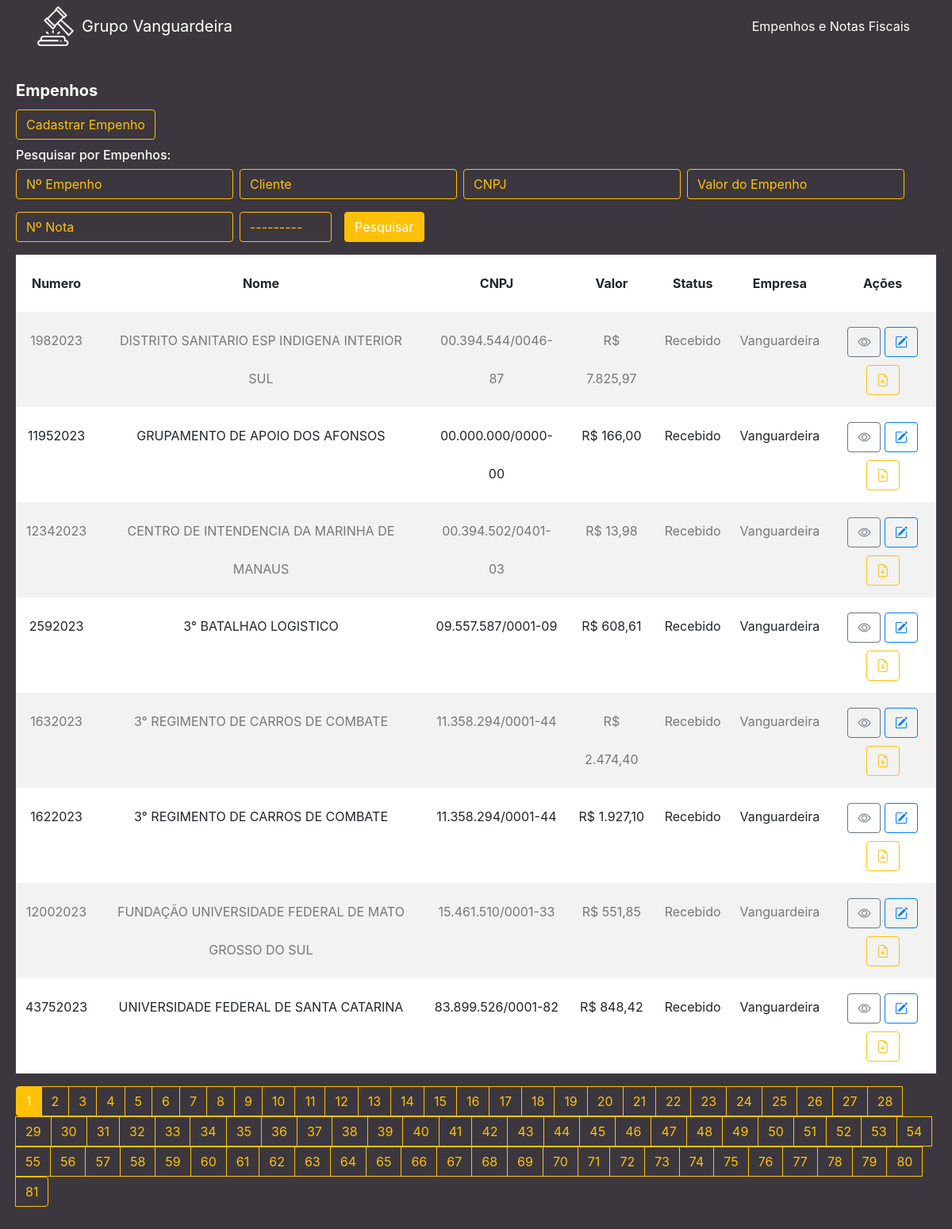
The page / on the database its author committed.
### cliente/models.py (models this page shows, shortened)
class Cliente(models.Model):
    numero = models.CharField(max_length=255)
    nome = models.CharField(max_length=255)
    cnpj = models.CharField(max_length=255)
    data_criacao = models.DateTimeField(default=timezone.now)
    categoria = models.ForeignKey(Categoria, on_delete=models.DO_NOTHING)
    empresa = models.ForeignKey(Empresa, on_delete=models.DO_NOTHING)
    empenho = models.FileField(upload_to='empenhos/', max_length=500)
    nfe = models.FileField(upload_to='notas/', max_length=500, default='0', blank=True)
    n_nfe = models.CharField(max_length=255, blank=True)
    descricao = models.TextField(blank=True)
    valor = models.CharField(max_length=255)

class Categoria(models.Model):
    nome = models.CharField(max_length=255)
    def __str__(self):
        return self.nome

class Empresa(models.Model):
    nome = models.CharField(max_length=255)
    def __str__(self):
        return self.nome

### cliente/views.py (the view)
# urls.py: path('', views.cliente, name='cliente'),
def cliente(request):
    list_clientes = Cliente.objects.order_by('-data_criacao')
    myFilter = ClienteFilter(request.GET, queryset=list_clientes)
    list_clientes = myFilter.qs
    paginator = Paginator(list_clientes, 8)
    page = request.GET.get('page')
    list_clientes = paginator.get_page(page)
    return render(request, 'cliente/cliente.html', {'clientes': list_clientes, 'myFilter': myFilter})

### cliente/templates/cliente/cliente.html (shortened to what this page needs)
{% extends 'base.html' %}
{% load widget_tweaks %}
{% block conteudo %}
<div class="content mt-3">
    <div class="card">
        <div class="card-body">
            <h5 class="card-title">Empenhos</h5>
            <a class="btn btn-outline-primary mb-3" id="btn-cadastrar" href="{% url 'form' %}">Cadastrar Empenho</a>
            <div class="row">
                <div class="col">
                    <h6 class="card-subtitle mb-2 text-muted">Pesquisar por Empenhos:</h6>
                    <form method="get" class="form-inline">
                        <div class="form-group mb-3 mr-2">
                            {% render_field myFilter.form.numero placeholder="Nº Empenho" class="form-control" id="id_numero" autocomplete="off" %}
                        </div>
                        <div class="form-group mb-3 mr-2">
                            {% render_field myFilter.form.nome placeholder="Cliente" class="form-control" id="id_nome" autocomplete="off" %}
                        </div>
                        <div class="form-group mb-3 mr-2">
                            {% render_field myFilter.form.cnpj placeholder="CNPJ" class="form-control" id="id_cnpj" autocomplete="off" %}
                        </div>
                        <div class="form-group mb-3 mr-2">
                            {% render_field myFilter.form.valor placeholder="Valor do Empenho" class="form-control" id="valor" autocomplete="off" %}
                        </div>
                        <div class="form-group mb-3 mr-2">
                            {% render_field myFilter.form.n_nfe class="form-control" placeholder="Nº Nota" id="nfe" autocomplete="off" %}
                        </div>
                        <div class="form-group mb-3 mr-2">
                            {% render_field myFilter.form.categoria class="form-control" id="id_categoria" autocomplete="off" %}
                        </div>
                        <button class="btn btn-primary ml-2 mb-3" id="btn-pesquisar" type="submit">Pesquisar</button>
                    </form>
                </div>
            </div>
            <table class="table table-striped ">
                <thead>
                    <tr>
                        <th scope="col" class="text-center">Numero</th>
                        <th scope="col" class="text-center">Nome</th>
                        <th scope="col" class="text-center">CNPJ</th>
                        <th scope="col" class="text-center">Valor</th>
                        <th scope="col" class="text-center">Status</th>
                        <th scope="col" class="text-center">Empresa</th>
                        <th scope="col" class="text-center">Ações</th>
                    </tr>
                </thead>
                <tbody>
                    {% for cliente in clientes %}
                    <tr>
                        <td class="text-center">{{ cliente.numero }}</td>
                        <td class="text-center">{{ cliente.nome }}</td>
                        <td class="text-center">{{ cliente.cnpj }}</td>
                        <td class="text-center">R$ {{ cliente.valor }}</td>
                        <td class="text-center">{{ cliente.categoria }}</td>
                        <td class="text-center">{{ cliente.empresa }}</td>
                        <td class="text-center">
                            <a href="/cliente/detalhe/{{ cliente.id }}" class="btn btn-outline-secondary"><i class="bi bi-eye"></i></a>
                            <a href="/cliente/edit/{{ cliente.id }}/" class="btn btn-outline-primary"><i class="bi bi-pencil-square"></i></a>
                            <a href="{{ cliente.empenho.url }}" download class="btn btn-outline-warning" target="_blank"><i class="bi bi-file-earmark-arrow-down"></i></a>
                        </td>
                    </tr>
                    {% endfor %}
                </tbody>
            </table>
            <nav aria-label="Page navigation example">
                <ul class="pagination">
                    {% for pagina in clientes.paginator.page_range %}
                    {% if clientes.number == pagina %}
                    <li class="page-item active">
                        <a class="page-link" href="{{ request.get_full_path }}?&page={{pagina}}">{{pagina}}</a>
                    </li>
                    {% else %}
                    <li class="page-item">
                        <a class="page-link" href="{{ request.get_full_path }}?&page={{pagina}}">{{pagina}}</a>
                    </li>
                    {% endif %}
                    {% endfor %}
                </ul>
            </nav>
        </div>
    </div>
</div>
{% endblock %}

### rows shown on the page
Cliente: numero "1982023", nome "DISTRITO SANITARIO ESP INDIGENA INTERIOR SUL", cnpj "00.394.544/0046-87", valor "7.825,97", categoria "Recebido", empresa "Vanguardeira"
Cliente: numero "11952023", nome "GRUPAMENTO DE APOIO DOS AFONSOS", cnpj "00.000.000/0000-00", valor "166,00", categoria "Recebido", empresa "Vanguardeira"
Cliente: numero "12342023", nome "CENTRO DE INTENDENCIA DA MARINHA DE MANAUS", cnpj "00.394.502/0401-03", valor "13,98", categoria "Recebido", empresa "Vanguardeira"
Cliente: numero "2592023", nome "3° BATALHAO LOGISTICO", cnpj "09.557.587/0001-09", valor "608,61", categoria "Recebido", empresa "Vanguardeira"
Cliente: numero "1632023", nome "3° REGIMENTO DE CARROS DE COMBATE", cnpj "11.358.294/0001-44", valor "2.474,40", categoria "Recebido", empresa "Vanguardeira"
Cliente: numero "1622023", nome "3° REGIMENTO DE CARROS DE COMBATE", cnpj "11.358.294/0001-44", valor "1.927,10", categoria "Recebido", empresa "Vanguardeira"
Cliente: numero "12002023", nome "FUNDAÇÃO UNIVERSIDADE FEDERAL DE MATO GROSSO DO SUL", cnpj "15.461.510/0001-33", valor "551,85", categoria "Recebido", empresa "Vanguardeira"
Cliente: numero "43752023", nome "UNIVERSIDADE FEDERAL DE SANTA CATARINA", cnpj "83.899.526/0001-82", valor "848,42", categoria "Recebido", empresa "Vanguardeira"

### other values the page prints
{{ pagina }} "1"
{{ pagina }} "2" "3" "4" "5" "6" "7" "8" "9" "10" "11" "12" "13" "14" "15" "16" "17" "18" "19" "20" "21" "22" "23" "24" "25" "26" "27" "28" "29" "30" "31" "32" "33" "34" "35" "36" "37" "38" "39" "40" "41" "42" "43" "44" "45" "46" "47" "48" "49" "50" "51" "52" "53" "54" "55" "56" "57" "58" "59" "60" "61" "62" "63" "64" "65" "66" "67" "68" "69" "70" "71" "72" "73" "74" "75" "76" "77" "78" "79" "80" "81"
